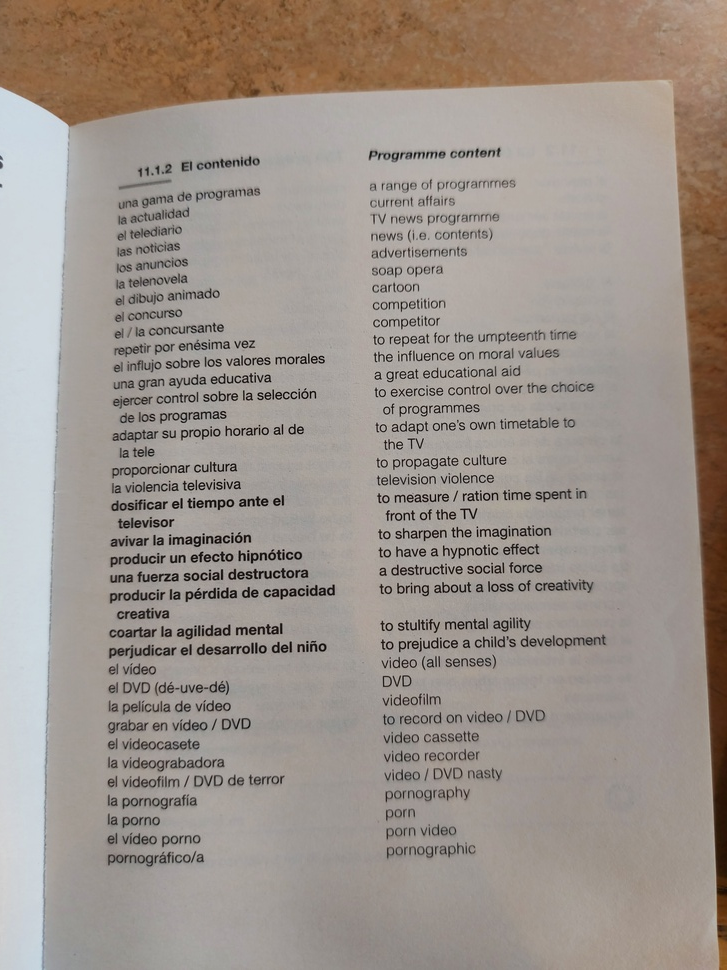
#> input picture words.jpg, 727 x 970 px, shrunk from 3468 x 4624 before the run, found by its file name
$ python image_split_testing.py
#> lines starting #> are read from the running program, lines starting #| are printed output that depends on the picture; after the words box and inside, x2 and y2 are one past the last pixel; in counts of white or black regions, pixels touching at a corner belong together
from PIL import Image
import cv2
import pytesseract as tess
tess.pytesseract.tesseract_cmd = r"C:\Program Files\Tesseract-OCR\tesseract.exe"

path = "C:/Users/Tristan/source/repos/Python/Knockoff Quizlet/testing/"
image = cv2.imread(path + "words.jpg")
#> image is the input picture: shape (970, 727, 3); mean B, G, R 139.9, 147.5, 157.1

gray = cv2.cvtColor(image, cv2.COLOR_BGR2GRAY)
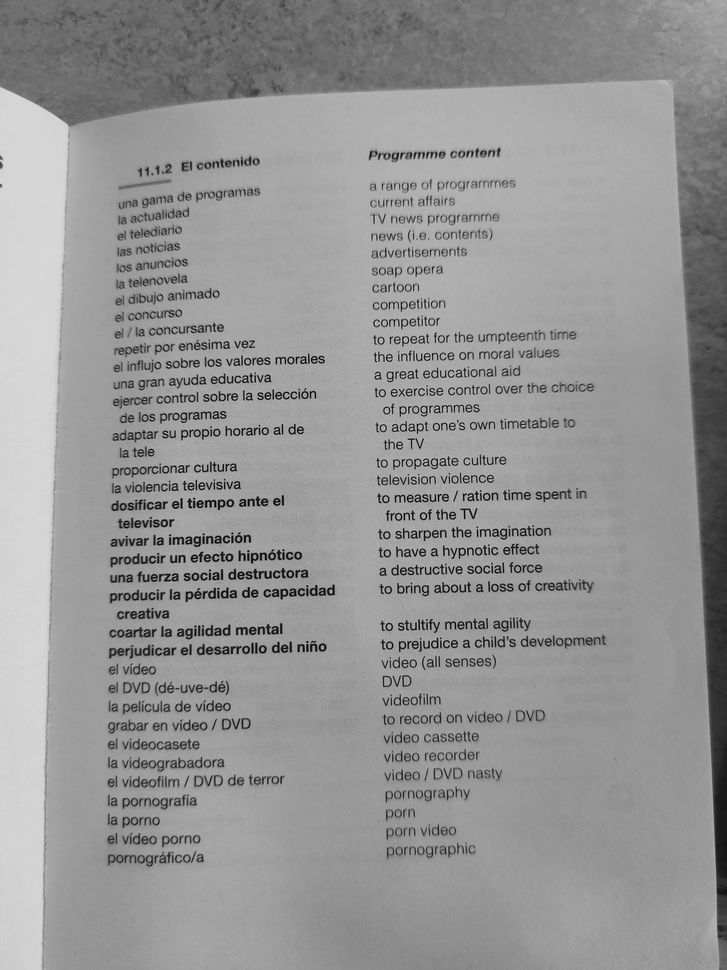
#> gray: shape (970, 727); min 1, max 221, mean 149.4
blur = cv2.GaussianBlur(gray, (7,7), 0)
thresh = cv2.threshold(blur, 0, 255, cv2.THRESH_BINARY_INV + cv2.THRESH_OTSU)[1]
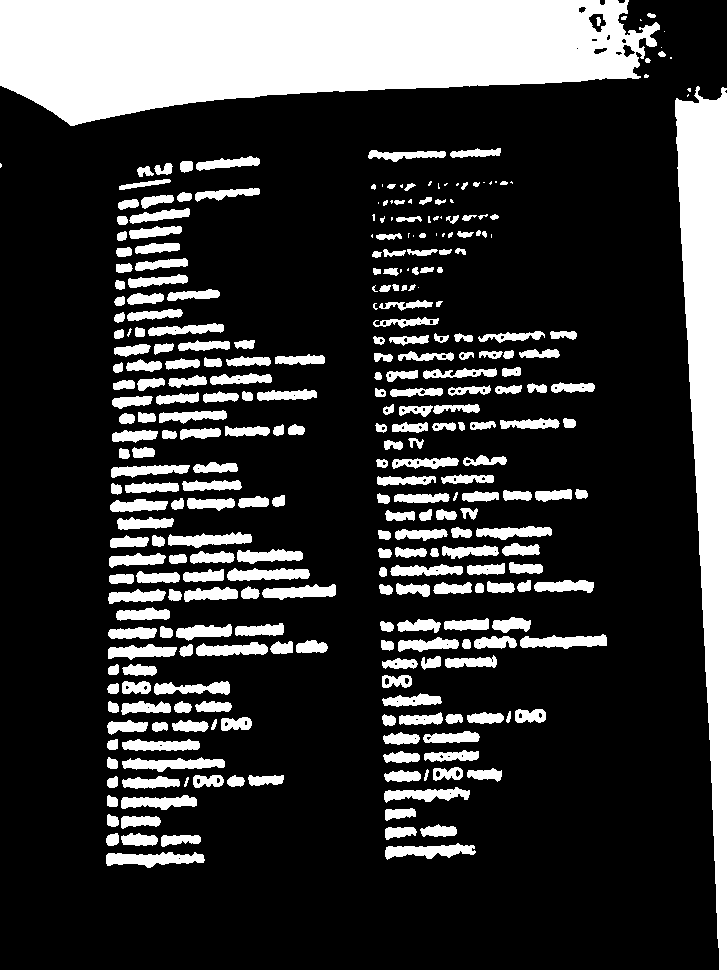
#> thresh: shape (970, 727); 22.4% white; 316 white regions (39 under 20 px), largest, box (x1, y1, x2, y2) and area: (0, 0, 660, 126) 60232, (675, 86, 727, 970) 25517, (106, 852, 205, 868) 1005
kernel = cv2.getStructuringElement(cv2.MORPH_RECT, (3,13))
#opening = cv2.morphologyEx(thresh, cv2.MORPH_OPEN, kernel, iterations=1)
#invert = 255 - opening
dilate = cv2.dilate(thresh, kernel, iterations=1)
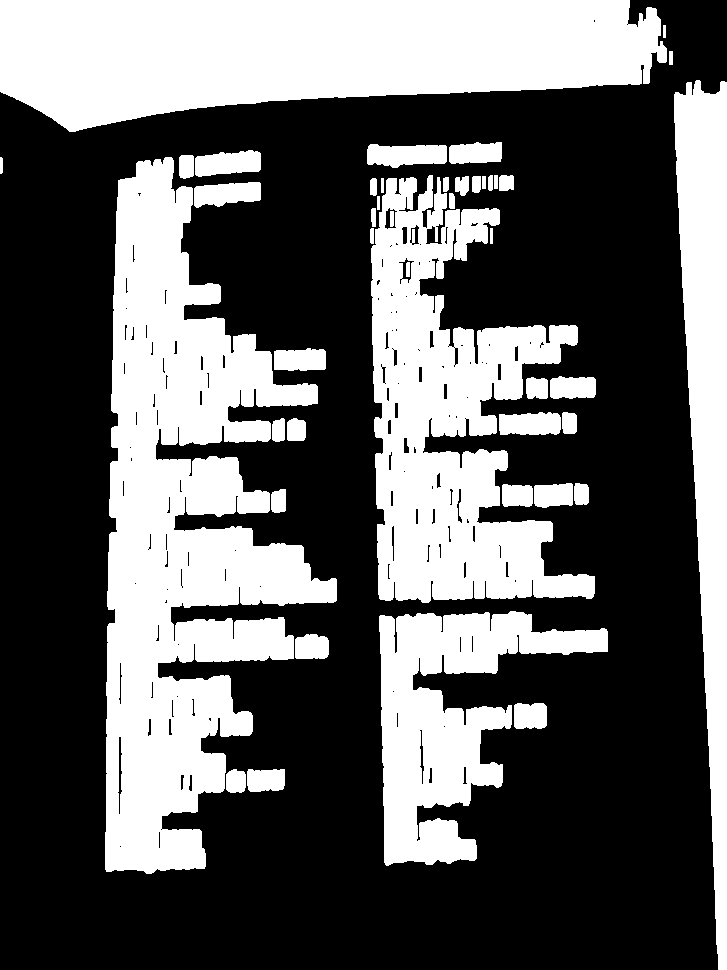
#> dilate: shape (970, 727); 38% white; 44 white regions
cv2.imwrite(path + "gray.png", gray)
cv2.imwrite(path + "blur.png", blur)
cv2.imwrite(path + "thresh.png", thresh)
#cv2.imwrite(path + "opening.png", opening)
#cv2.imwrite(path + "invert.png", invert)
cv2.imwrite(path + "kernel.png", kernel)
cv2.imwrite(path + "dilate.png", dilate)

cnts = cv2.findContours(dilate, cv2.RETR_EXTERNAL, cv2.CHAIN_APPROX_SIMPLE)
#> cnts = 42 contours; largest, box (x1, y1, x2, y2) and area: (105, 157, 337, 874) 83039, (0, 0, 667, 132) 65118, (371, 175, 595, 603) 48766, (674, 80, 727, 970) 26225, (379, 611, 608, 866) 25222
cnts = cnts[0] if len(cnts) == 2 else cnts[1]
cnts = sorted(cnts, key=lambda x: cv2.boundingRect(x)[0])

for c in cnts:
    x,y,w,h = cv2.boundingRect(c)
    cv2.rectangle(image, (x, y), (x+w, y+h), (36, 255, 12), 2)
#> this loop made 42 passes
#> (x, y, w, h) on passes 1 to 12: (0, 157, 3, 17), (0, 0, 667, 132), (105, 157, 232, 717), (179, 155, 15, 24), (194, 182, 67, 26), (195, 150, 66, 27), (226, 769, 20, 24), (247, 769, 38, 23), (271, 489, 15, 24), (272, 418, 13, 24), (274, 348, 52, 23), (287, 418, 19, 23)
#> (c, x, y, w, h) on passes 19, 21, 27, 29, 30, 40: ([[377, 196], [377, 209], [379, 209], [379, 196]], 377, 196, 3, 14), ([[381, 178], [381, 192], [383, 192], [383, 178]], 381, 178, 3, 15), ([[482, 176], [482, 188], [485, 188], [485, 176]], 482, 176, 4, 13), ([[490, 228], [490, 243], [492, 243], [492, 228]], 490, 228, 3, 16), ([[494, 175], [494, 188], [497, 188], [497, 175]], 494, 175, 4, 14), ([[663, 25], [663, 37], [665, 37], [665, 25]], 663, 25, 3, 13)
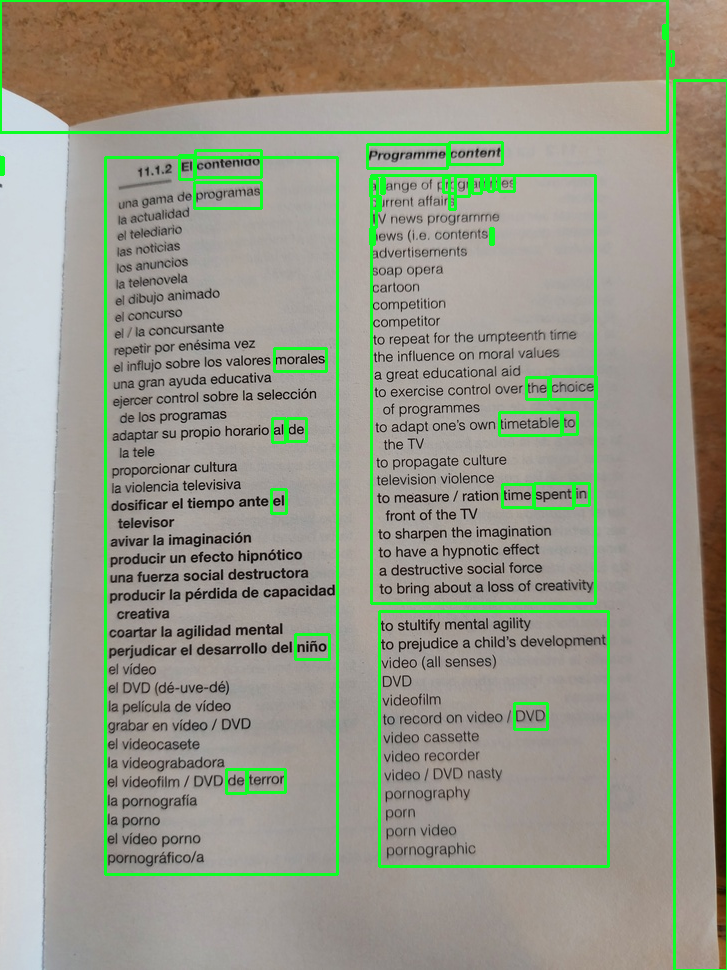
#> image: shape (970, 727, 3); 4.06% of pixels changed, all inside (x1, y1, x2, y2) = (0, 0, 727, 970)

cv2.imwrite(path + "final_image.png", image)

'''
data = tess.image_to_string(english, lang='eng')
lines = data.split('\n')
english_words = list(filter(None, lines))
print(english_words)
'''

$ run again, with spanish_image.jpg copied over words.jpg
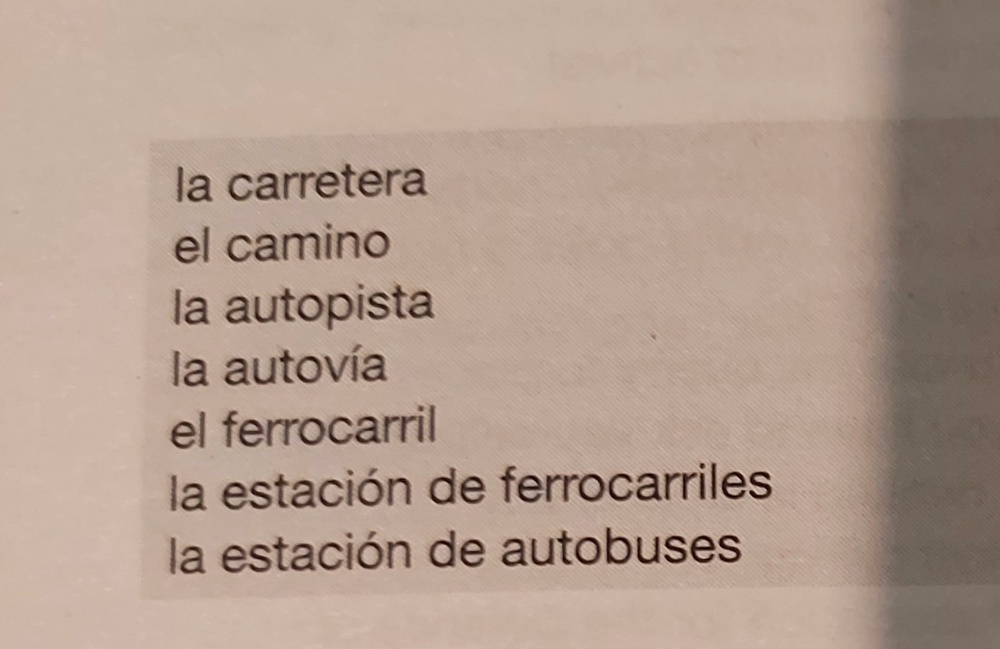
#> input picture spanish_image.jpg, 1000 x 649 px, shrunk from 1332 x 865 before the run, found by its file name
#> image is the input picture: shape (649, 1000, 3); mean B, G, R 143.3, 157.3, 178.6
#> `thresh = cv2.threshold(blur, 0, 255, cv2.THRESH_BINARY_INV + cv2.THRES..`:
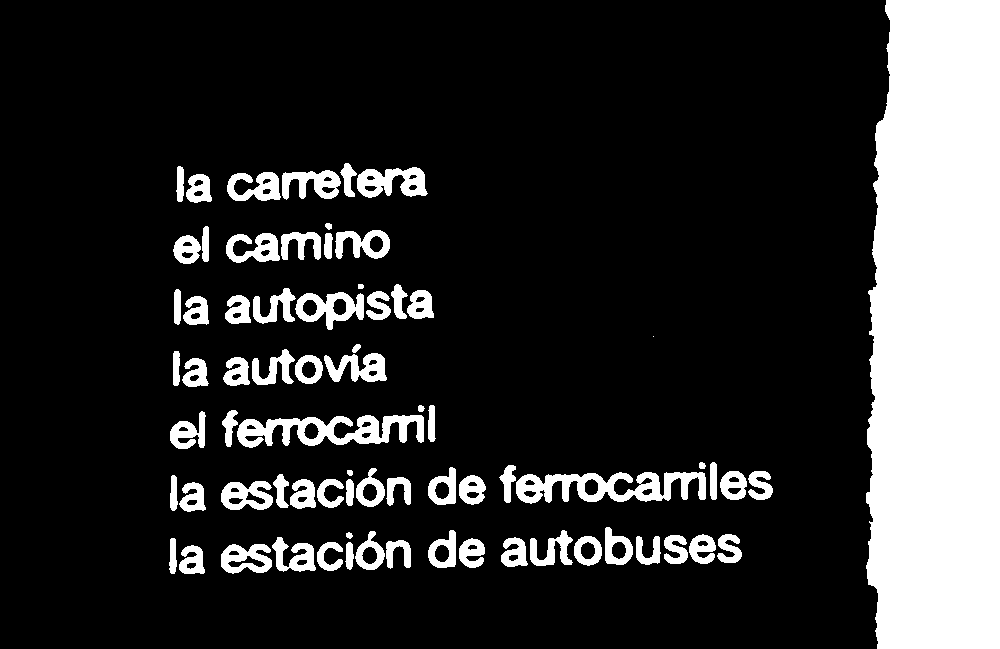
#> thresh: shape (649, 1000); 18.7% white; 73 white regions (1 under 20 px), largest, box (x1, y1, x2, y2) and area: (866, 0, 1000, 649) 80857, (516, 472, 706, 504) 3350, (237, 415, 424, 448) 3277
#> dilate: shape (649, 1000); 25.2% white; 29 white regions
#> cnts = 29 contours; largest, box (x1, y1, x2, y2) and area: (865, 0, 1000, 649) 81607, (224, 278, 435, 336) 7523, (498, 456, 707, 510) 7046, (221, 399, 426, 454) 6886, (226, 157, 429, 207) 6881
#> the loop `for c in cnts:` made 29 passes
#> (x, y, w, h) on passes 1 to 8: (168, 532, 38, 48), (169, 469, 38, 49), (169, 405, 38, 50), (172, 345, 38, 48), (172, 220, 38, 50), (173, 283, 37, 48), (175, 160, 38, 49), (220, 525, 192, 55)
#> after the loop `for c in cnts:`:
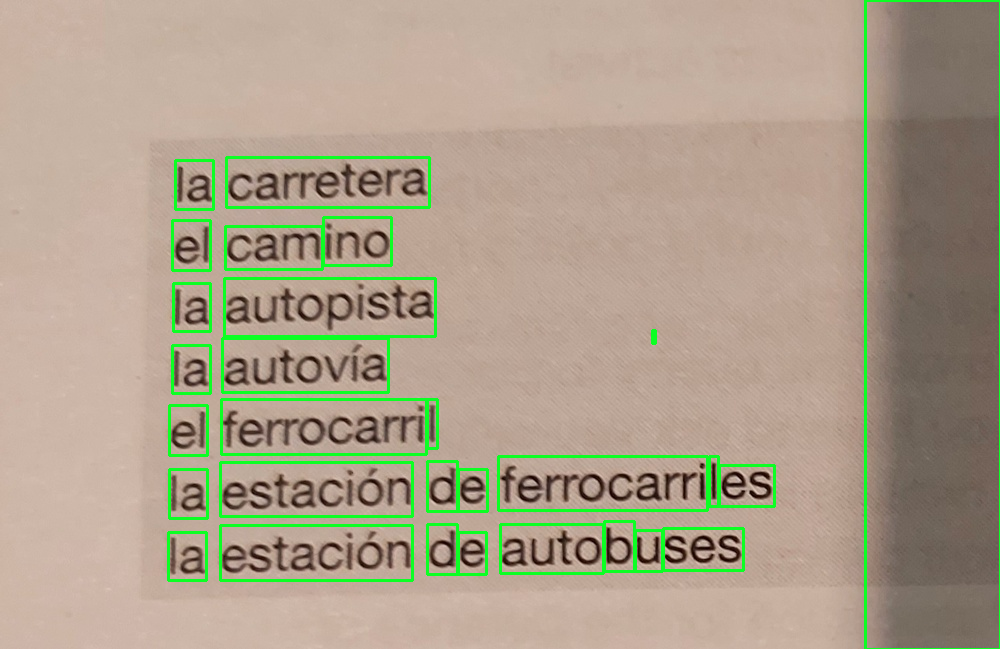
#> image: shape (649, 1000, 3); 3.61% of pixels changed, all inside (x1, y1, x2, y2) = (167, 0, 1000, 649)
